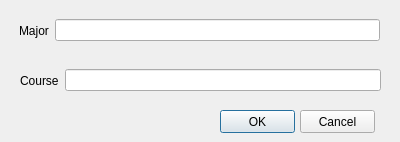
<?xml version="1.0" encoding="UTF-8"?>
<ui version="4.0">
 <class>MajorInsertDialog</class>
 <widget class="QDialog" name="MajorInsertDialog">
  <property name="geometry">
   <rect>
    <x>0</x>
    <y>0</y>
    <width>400</width>
    <height>142</height>
   </rect>
  </property>
  <property name="windowTitle">
   <string>Dialog</string>
  </property>
  <widget class="QWidget" name="horizontalLayoutWidget">
   <property name="geometry">
    <rect>
     <x>19</x>
     <y>10</y>
     <width>361</width>
     <height>41</height>
    </rect>
   </property>
   <layout class="QHBoxLayout" name="horizontalLayout">
    <item>
     <widget class="QLabel" name="major_label">
      <property name="text">
       <string>Major</string>
      </property>
     </widget>
    </item>
    <item>
     <widget class="QLineEdit" name="major_lineEdit"/>
    </item>
   </layout>
  </widget>
  <widget class="QWidget" name="horizontalLayoutWidget_2">
   <property name="geometry">
    <rect>
     <x>20</x>
     <y>60</y>
     <width>361</width>
     <height>41</height>
    </rect>
   </property>
   <layout class="QHBoxLayout" name="horizontalLayout_2">
    <item>
     <widget class="QLabel" name="course_label">
      <property name="text">
       <string>Course</string>
      </property>
     </widget>
    </item>
    <item>
     <widget class="QLineEdit" name="course_lineEdit"/>
    </item>
   </layout>
  </widget>
  <widget class="QPushButton" name="ok_pushButton">
   <property name="geometry">
    <rect>
     <x>220</x>
     <y>110</y>
     <width>75</width>
     <height>23</height>
    </rect>
   </property>
   <property name="text">
    <string>OK</string>
   </property>
  </widget>
  <widget class="QPushButton" name="cancel_pushButton">
   <property name="geometry">
    <rect>
     <x>300</x>
     <y>110</y>
     <width>75</width>
     <height>23</height>
    </rect>
   </property>
   <property name="text">
    <string>Cancel</string>
   </property>
  </widget>
 </widget>
 <resources/>
 <connections/>
</ui>
